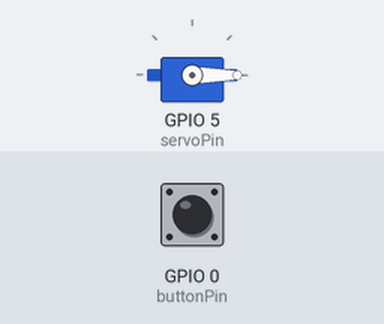
A sketch run on a simulated ESP32. On the bench: servo. The inputs (shaded band) are chosen by the test bench; at power-on: GPIO 0 (buttonPin) HIGH.

Above: at 1.2 s.
1.3 s: GPIO 0 (buttonPin) pulled LOW for 0.15 s
At 1.37 s:
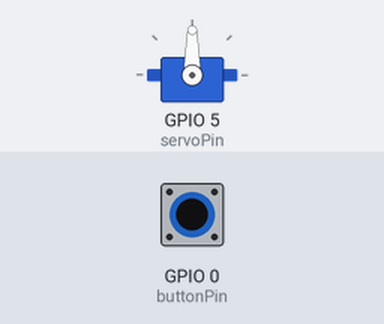
2.9 s: GPIO 0 (buttonPin) pulled LOW for 3.2 s
At 6.8 s:
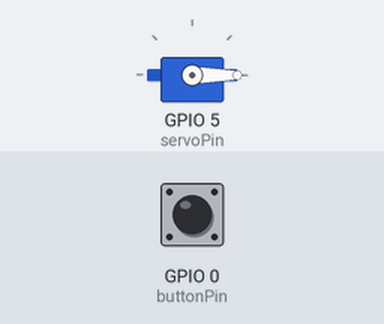
Timing chart, 0 to 8.3 s (numbered marks = the images above; inputs shaded):
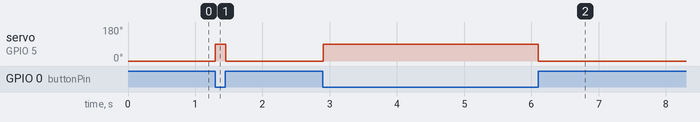

Measured:
- after the input at 1.3 s, servo on GPIO 5 (servoPin): 0° → 90° at once, → 0° 0.15 s later
- after the input at 2.9 s, servo on GPIO 5 (servoPin): 0° → 90° at once, → 0° 3.2 s later

The sketch:

sketch_mar21a.ino
```cpp
#include <ESP32Servo.h>

Servo myServo;
const int servoPin = 5;
const int buttonPin = 0;  // BOOT button on ESP32

void setup() {
    pinMode(buttonPin, INPUT);
    myServo.attach(servoPin);
    myServo.write(0); // Start at 0 degrees
}

void loop() {
    if (digitalRead(buttonPin) == LOW) {  // BOOT button is pressed (LOW)
        myServo.write(90);  // Move to 90°
    } else {
        myServo.write(0);  // Move back to 0°
    }
    delay(50); // Debounce delay
}
```
